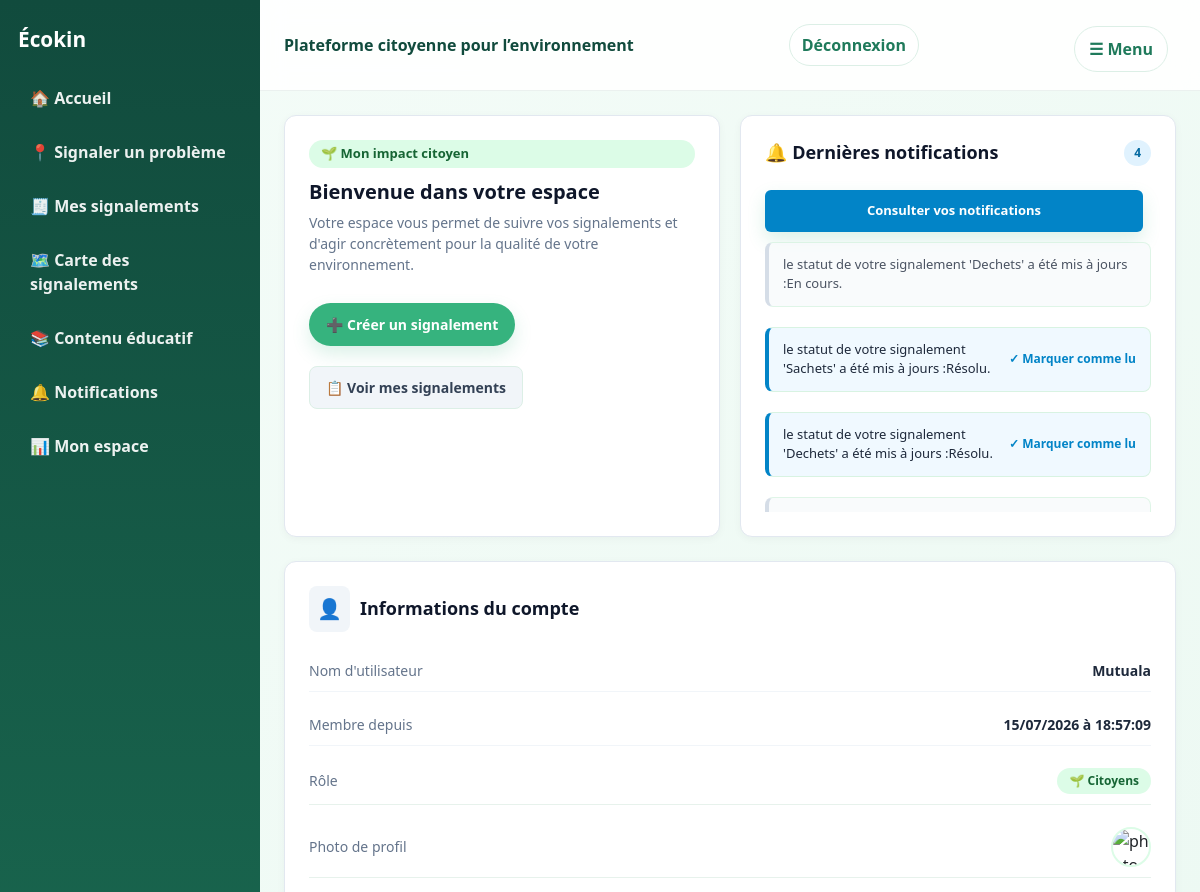
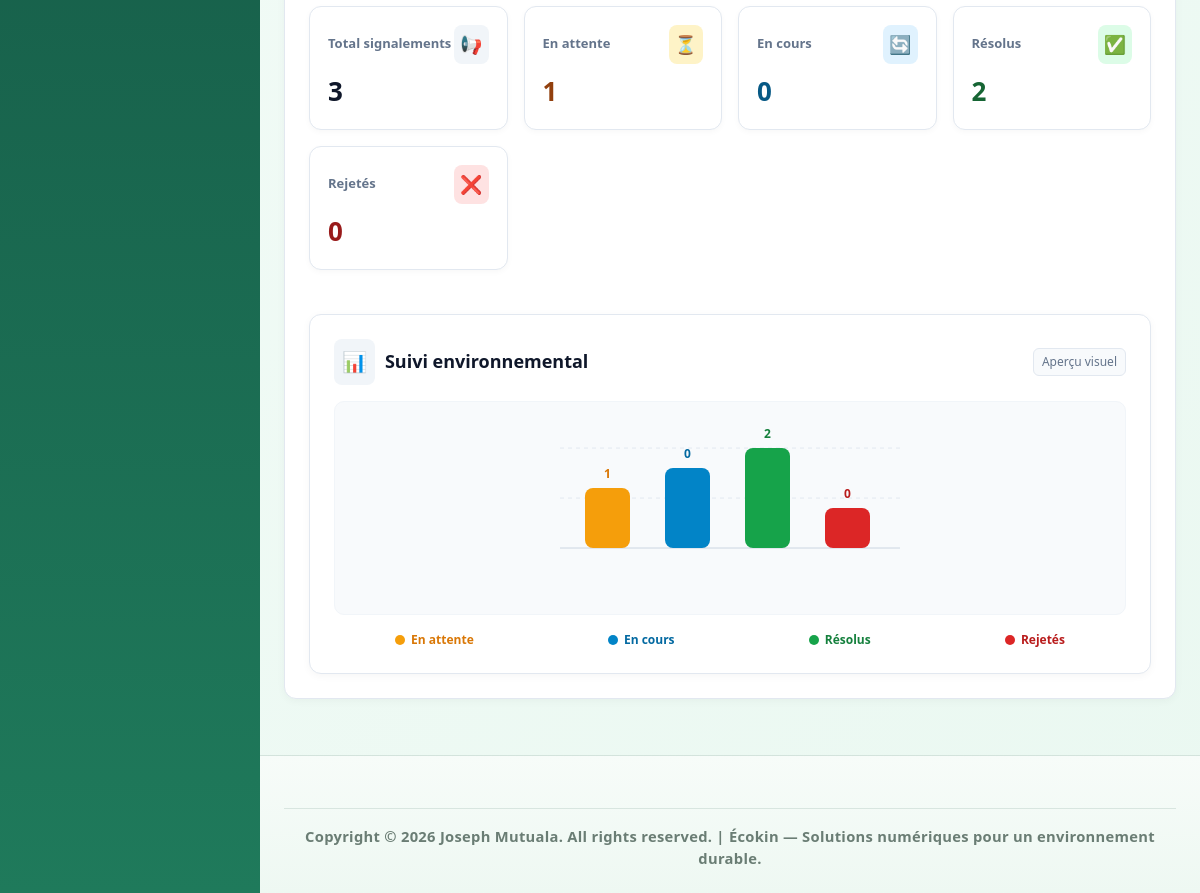
/mon-espace/ (signed in), run on an earlier commit of the app's database (2 pictures, top to bottom).
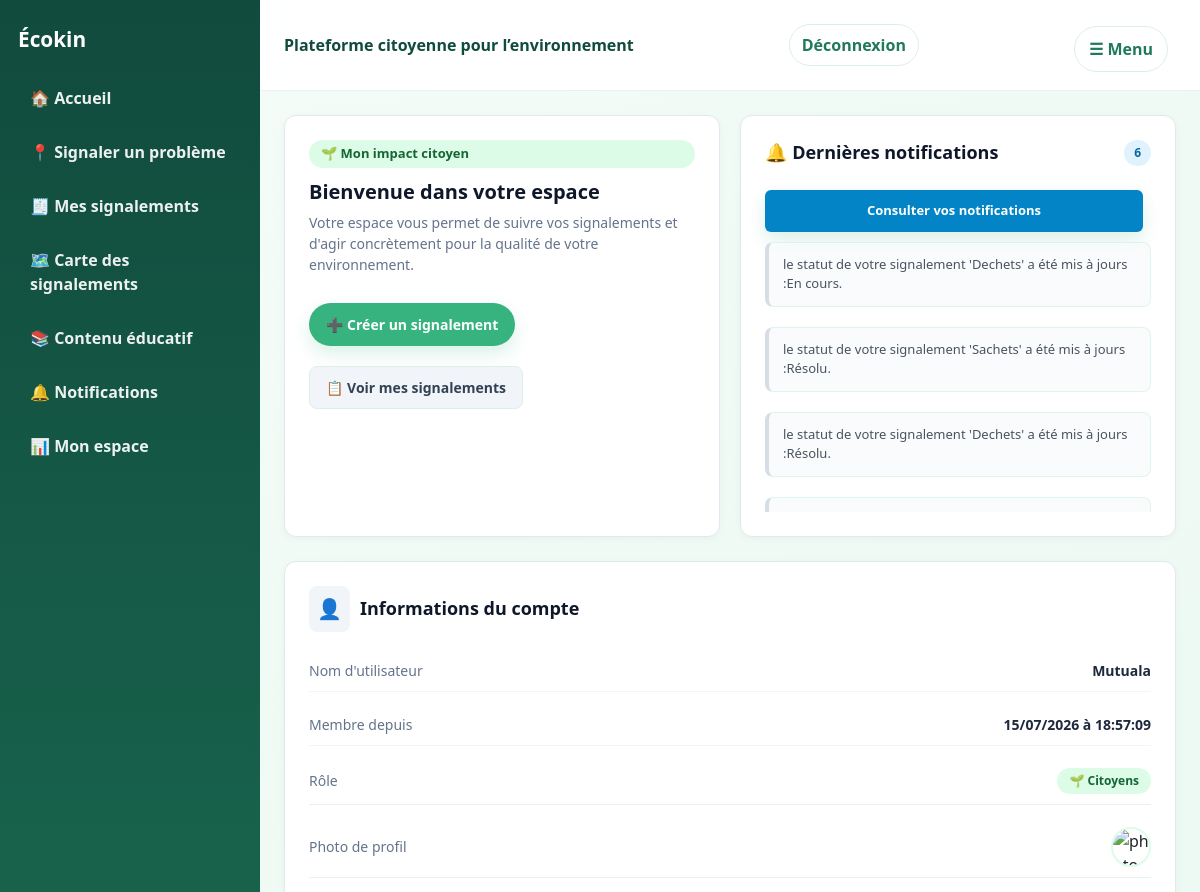
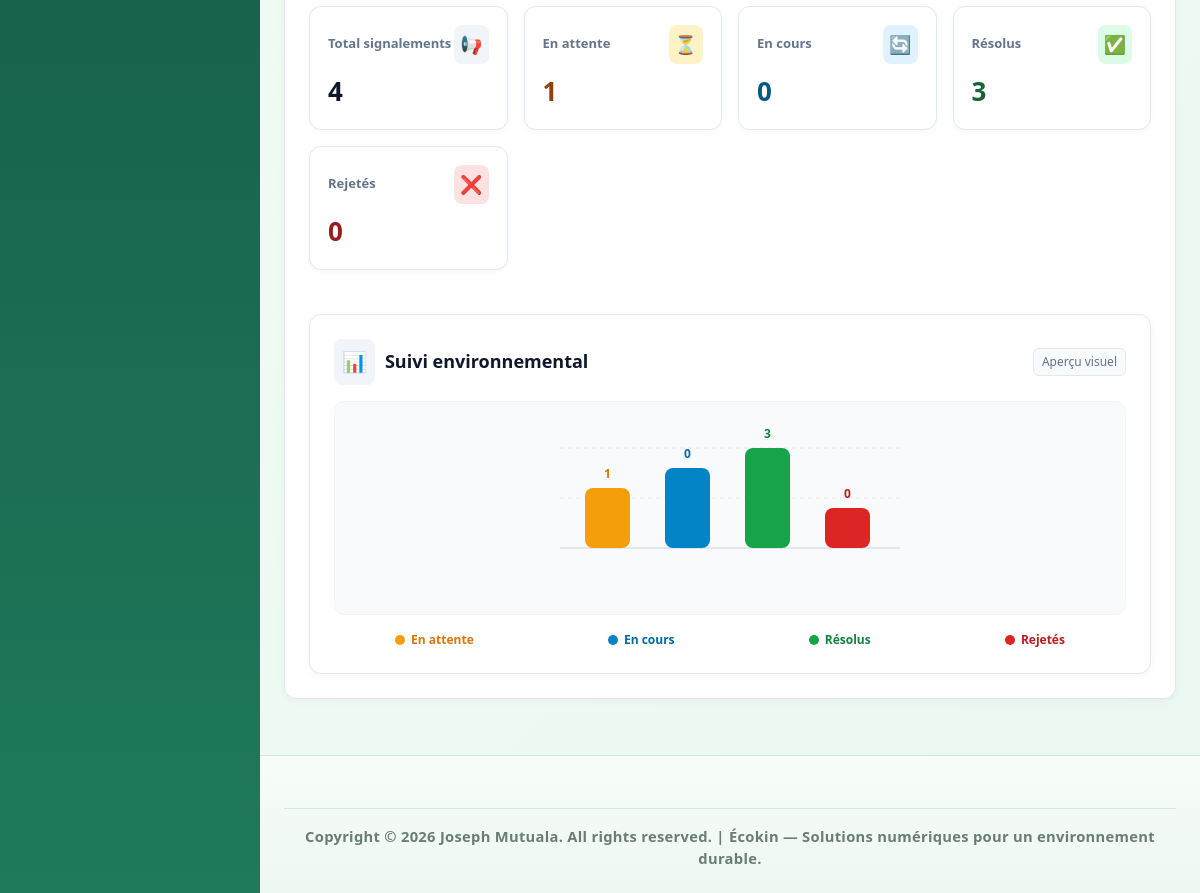
And on a later commit of the database (2 pictures, top to bottom).
### notifications/models.py (models this page shows, shortened)
class Notifications(models.Model):
    utilisateur = models.ForeignKey(settings.AUTH_USER_MODEL, on_delete=models.CASCADE)
    expediteur = models.ForeignKey(settings.AUTH_USER_MODEL, on_delete=models.SET_NULL, null=True, blank=True, related_name='notifications_envoyees')
    signalement =models.ForeignKey(Signalements, on_delete=models.CASCADE, null=True, blank=True)
    titre=models.CharField(max_length=200)
    message = models.TextField()
    lu = models.BooleanField(default=False)
    date_creation=models.DateTimeField(auto_now_add=True)
    url=models.CharField(max_length=255, blank=True, null=True)

### dashboard/views.py (the view, shortened to what this page needs)
# urls.py: path('mon-espace/', views.basculer_vers_espace, name='aller_a_mon_espace'),
@login_required
def basculer_vers_espace(request):
    if request.user.role == "citoyens":
        mes_signalements = Signalements.objects.filter(utilisateur=request.user)
        notifications = Notifications.objects.filter(utilisateur=request.user).order_by('date_creation')
        notifications_non_lues = notifications.filter(lu=False).count()
        contexte = {
            'total_signalements': mes_signalements.count(),
            'en_attente': mes_signalements.filter(statut='en_attente').count(),
            'en_cours': mes_signalements.filter(statut='en_cours').count(),
            'resolus': mes_signalements.filter(statut='resolu').count(),
            'rejetes': mes_signalements.filter(statut='rejete').count(),
            'notifications': notifications,
            'notifications_non_lues': notifications_non_lues,
        }
        return render(request, "dashboard/dashboard_Citoyens.html", contexte)

### templates/dashboard/dashboard_Citoyens.html (shortened to what the changed rows need)
{% extends 'base.html' %}
{% block content %}
{% load static %}
<div class="grid-2" style="display: grid; grid-template-columns: repeat(auto-fit, minmax(300px, 1fr)); gap: 20px; margin-bottom: 24px;">
    <div class="card" style="padding: 24px; background: #ffffff; border-radius: 12px; border: 1px solid #e2e8f0; box-shadow: 0 2px 8px rgba(0,0,0,0.04);">
        <div style="display: flex; justify-content: space-between; align-items: center; margin-bottom: 16px;">
            <h3 style="margin: 0; font-size: 18px; font-weight: 700; color: #0f172a;">🔔 Dernières notifications </h3>
            <span style="background: #e0f2fe; color: #0369a1; padding: 4px 10px; border-radius: 20px; font-size: 12px; font-weight: 700;">
                {{ notifications|length }}
            </span>
        </div>
        <div style="display: flex; flex-direction: column; gap: 10px; max-height: 280px; overflow-y: auto;">
            {% for notification in notifications %}
                <div class="notice" style="padding: 12px 14px; border-radius: 8px; font-size: 13px; display: flex; justify-content: space-between; align-items: center; {% if not notification.lu %}background: #f0f9ff; border-left: 4px solid #0284c7;{% else %}background: #f8fafc; border-left: 4px solid #cbd5e1; opacity: 0.8;{% endif %}">
                    <div>
                        <p style="margin: 0; color: #1e293b; font-weight: 500;">{{ notification.message }}</p>
                    </div>
                    {% if not notification.lu %}
                        <a href="{% url 'lire_notification' notification.pk %}" style="color: #0284c7; font-weight: 600; font-size: 12px; text-decoration: none; white-space: nowrap; margin-left: 10px;">
                            ✓ Marquer comme lu
                        </a>
                    {% endif %}
                </div>
            {% empty %}
                <div style="text-align: center; padding: 24px; color: #94a3b8;">
                    <span style="font-size: 28px; display: block; margin-bottom: 6px;">🔕</span>
                    <p style="margin: 0; font-size: 14px;">Aucune notification pour le moment.</p>
                </div>
            {% endfor %}
        </div>
    </div>
</div>
<div class="card" style="margin-top: 20px; padding: 24px; background: #ffffff; border-radius: 12px; border: 1px solid #e2e8f0; box-shadow: 0 2px 8px rgba(0,0,0,0.04);">
<div class="dashboard-grid" style="display: grid; grid-template-columns: repeat(auto-fit, minmax(180px, 1fr)); gap: 16px; margin-top: 20px;">
    <div class="card" style="padding: 18px; background: #ffffff; border-radius: 12px; border: 1px solid #e2e8f0; box-shadow: 0 2px 6px rgba(0,0,0,0.03);">
        <div style="display: flex; justify-content: space-between; align-items: center;">
            <h3 style="margin: 0; font-size: 13px; font-weight: 600; color: #64748b;">Total signalements</h3>
            <span style="font-size: 18px; background: #f1f5f9; padding: 6px; border-radius: 8px;">📢</span>
        </div>
        <div class="stat-value" style="font-size: 26px; font-weight: 800; color: #0f172a; margin-top: 8px;">
            {{ total_signalements }}
        </div>
    </div>
    <div class="card" style="padding: 18px; background: #ffffff; border-radius: 12px; border: 1px solid #e2e8f0; box-shadow: 0 2px 6px rgba(0,0,0,0.03);">
        <div style="display: flex; justify-content: space-between; align-items: center;">
            <h3 style="margin: 0; font-size: 13px; font-weight: 600; color: #64748b;">Résolus</h3>
            <span style="font-size: 18px; background: #dcfce7; color: #166534; padding: 6px; border-radius: 8px;">✅</span>
        </div>
        <div class="stat-value" style="font-size: 26px; font-weight: 800; color: #166534; margin-top: 8px;">
            {{ resolus }}
        </div>
    </div>
</div>
<div class="card" style="margin-top: 20px; padding: 24px; background: #ffffff; border-radius: 12px; border: 1px solid #e2e8f0; box-shadow: 0 2px 8px rgba(0,0,0,0.04);">
    <div style="background: #f8fafc; border-radius: 10px; padding: 16px; border: 1px solid #f1f5f9;">
        <svg width="100%" height="180" viewBox="0 0 420 180" xmlns="http://www.w3.org/2000/svg" style="display: block;">
            <line x1="40" y1="30" x2="380" y2="30" stroke="#e2e8f0" stroke-dasharray="4" stroke-width="1" />
            <line x1="40" y1="80" x2="380" y2="80" stroke="#e2e8f0" stroke-dasharray="4" stroke-width="1" />
            <line x1="40" y1="130" x2="380" y2="130" stroke="#cbd5e1" stroke-width="1" />
            <rect x="65" y="70" width="45" height="60" rx="8" fill="#f59e0b" />
            <text x="87.5" y="60" text-anchor="middle" font-size="12" font-weight="700" fill="#d97706">{{ en_attente }}</text>
            <rect x="145" y="50" width="45" height="80" rx="8" fill="#0284c7" />
            <text x="167.5" y="40" text-anchor="middle" font-size="12" font-weight="700" fill="#0369a1">{{ en_cours }}</text>
            <rect x="225" y="30" width="45" height="100" rx="8" fill="#16a34a" />
            <text x="247.5" y="20" text-anchor="middle" font-size="12" font-weight="700" fill="#15803d">{{ resolus }}</text>
            <rect x="305" y="90" width="45" height="40" rx="8" fill="#dc2626" />
            <text x="327.5" y="80" text-anchor="middle" font-size="12" font-weight="700" fill="#b91c1c">{{ rejetes }}</text>
        </svg>
    </div>
</div>
{% endblock %}

What changed in the data, as far as the page shows it:
changed Notifications "le statut de votre signalement 'Sachets' a été mis à jours :Résolu.": no longer shows "✓ Marquer comme lu"
changed Notifications "le statut de votre signalement 'Dechets' a été mis à jours :Résolu.": no longer shows "✓ Marquer comme lu"
Also different on the page:
{{ notifications|length }}: "4" → "6"
{{ total_signalements }}: "3" → "4"
{{ resolus }}: "2" → "3"
